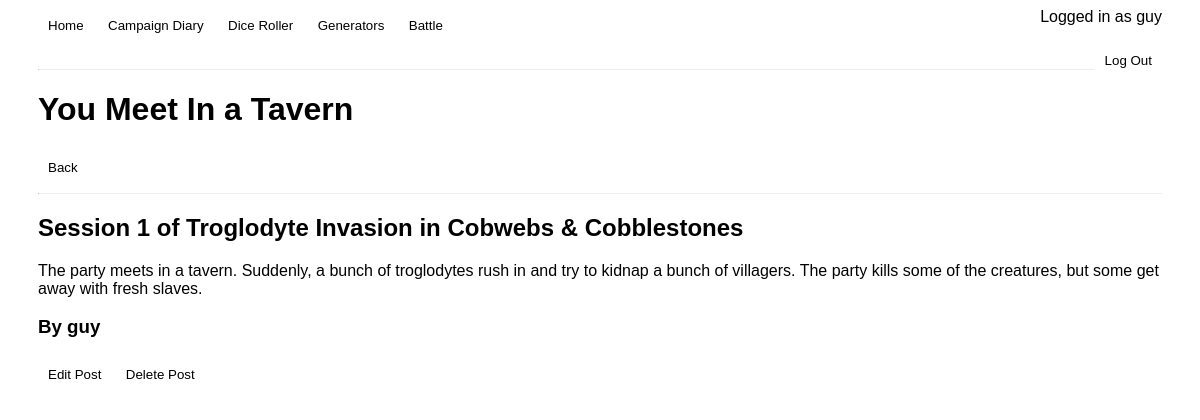
The page /blog/post/1/ (signed in) on the database its author committed.
### blog/models.py (models this page shows, shortened)
class Post(models.Model):
    title = models.CharField(max_length=200)
    author = models.ForeignKey(
        'auth.User',
        on_delete=models.CASCADE,
    )
    campaign = models.CharField(max_length=200)
    session = models.SmallIntegerField()
    system = models.CharField(max_length=200)
    text = models.TextField()

### blog/views.py (the view)
# urls.py: path("blog/post/<int:pk>/", IndividualPostView.as_view(), name='Individual Post'),
class IndividualPostView(DetailView):
    model = Post
    template_name = "individual_post.html"

### blog/templates/individual_post.html (shortened to what this page needs)
<!DOCTYPE html>
<html>
    <head>
    </head>
    <body>
        {% extends "base.html" %}
        {% block content %}
        <div>
            <h1>{{ post.title }}</h1>
            <button onclick="history.back()">Back</button>
            <hr>
        </div>
        <div>
            <h2>Session {{ post.session }} of {{ post.campaign }} in {{ post.system }}</h2>
            <p>{{ post.text }}</p>
            <h3>By {{ post.author }}</h3>
            <a href="{% url 'Edit Post' post.pk %}"><button>Edit Post</button></a>
            <a href="{% url 'Delete Post' post.pk %}"><button>Delete Post</button></a>
        </div>
        {% endblock %}

### templates/base.html (shortened to what this page needs)
<head>
    {% load static %}
    <link rel="stylesheet" type="text/css" href='/static/css/style.css'>
</head>
<header>
    <a href="{% url 'Home Page' %}"><button>Home</button></a>
    <a href="{% url 'Campaign Diary' %}"><button>Campaign Diary</button></a>
    <a href="{% url 'Dice Roller' %}"><button>Dice Roller</button></a>
    <a href="{% url 'Generators' %}"><button>Generators</button></a>
    <a href="{% url 'Battle' %}"><button>Battle</button></a>
    <span class="float_right">
        {% if user.is_authenticated %}
        <span>Logged in as {{ user.username }}</span>
        {% else %}
        <a href="{% url 'Sign Up' %}"><button>Sign Up</button></a>
        <a href="{% url 'Account' %}"><button>Log In</button></a>
        {% endif %}
    </span>
    {% if user.is_authenticated %}
    <div>
        <form action="{% url 'logout' %}" method="post">
            <button class="float_right" type="submit">Log Out</button>
            <br>
        </form>
    </div>
    {% endif %}
    <hr>
</header>
{% block content %}
{% endblock %}

### static/css/style.css (style rules this page uses)
.float_right { float: right; text-align: right; }
body { font-family: 'Trebuchet MS', 'Lucida Sans Unicode', 'Lucida Grande', 'Lucida Sans', Arial, sans-serif; padding-left: 2.5%; padding-right: 2.5%; }
button { padding: 10px; border-radius: 20px; background-color: white; border: none; transition-duration: 0.5s; }
hr { border-top: rgb(235, 241, 245); }
a { color: rgb(111, 157, 187); }

### rows shown on the page
Post: title "You Meet In a Tavern", session "1", campaign "Troglodyte Invasion", system "Cobwebs & Cobblestones", text "The party meets in a tavern. Suddenly, a bunch of troglodytes rush in and try to kidnap a bunch of villagers. The party kills some of the creatures, but some get away with fresh slaves.", author "guy"

### other values the page prints
{{ user.username }} "guy"
